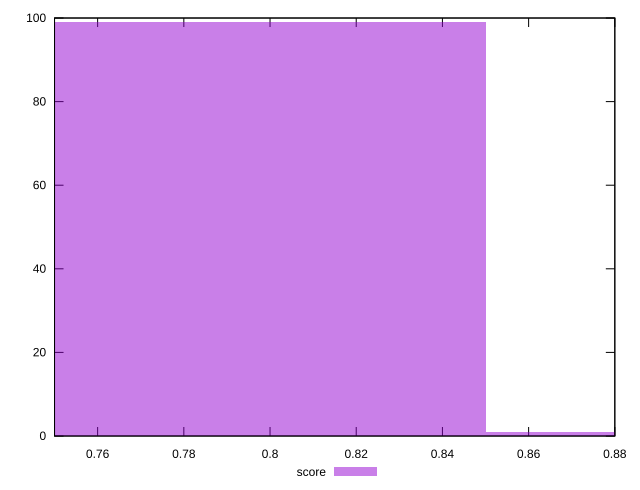

Write the gnuplot code that produced this figure.
reset

$score <<EOF
0.9 1
0.8 99
EOF

set key outside below
set boxwidth 0.1
set xrange [0.75:0.88]
set yrange [0:100]
set trange [0:100]
set style fill transparent solid 0.5 noborder
set terminal svg size 640, 490 enhanced background rgb 'white'
set output "report_00009_2021-02-08T22-37-41.559Z/uses-optimized-images/samples/pages+cached/score/histogram.svg"

plot $score title "score" with boxes

reset
